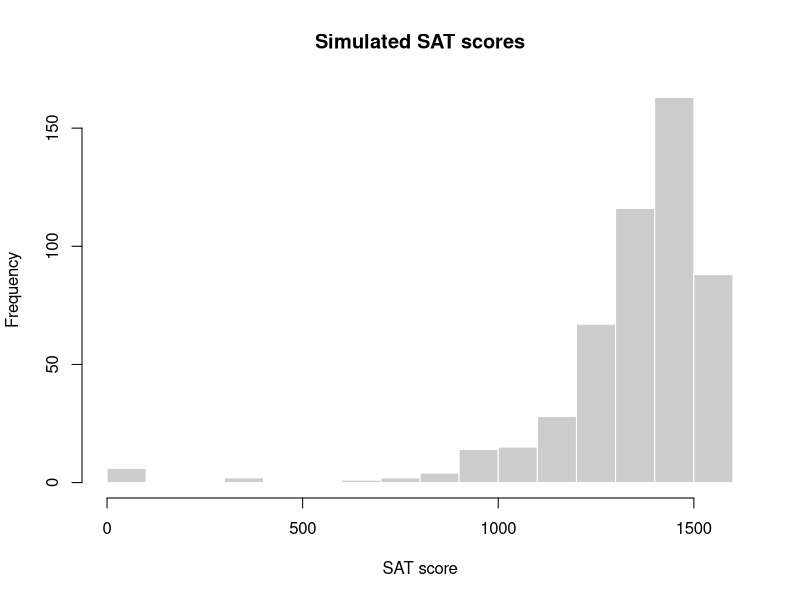
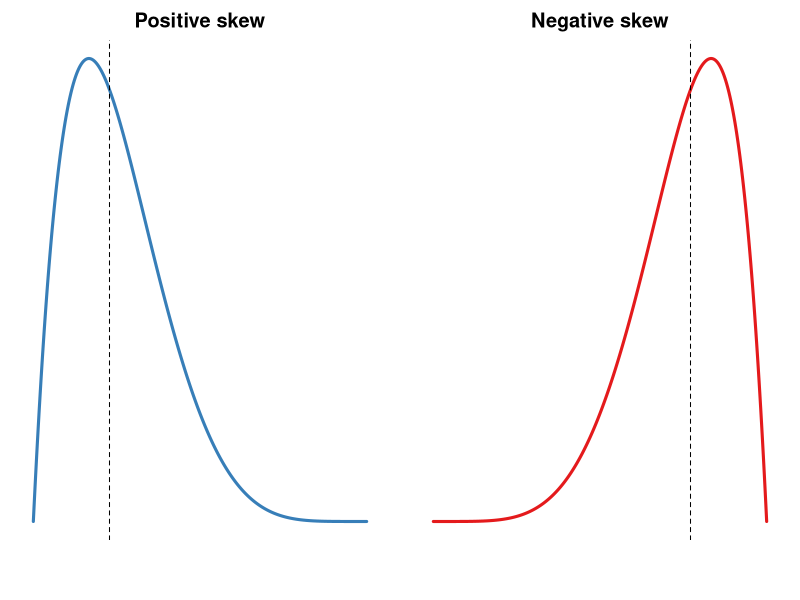
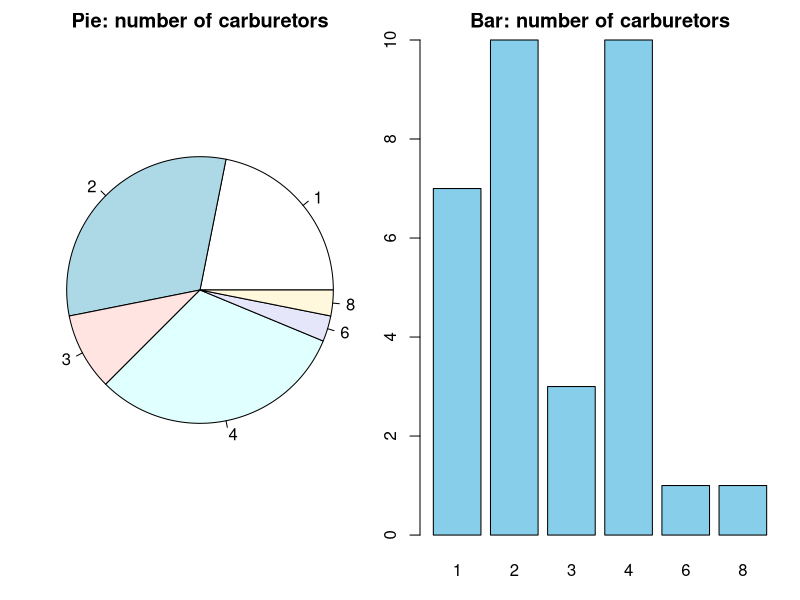

The R source for these figures, in order:
## ---- chunk 1
c(2, 3, 12, 4, 4)
## ---- chunk 2
c(2, 3, 12, 4, 4)
## ---- chunk 3
c(2, 3, 12, 4, 4)
## ---- chunk 4
c(2, 3, 12, 4, 4)
## ---- chunk 5
mode_func <- function(x) {
  sort(table(x), decreasing = T)[1]
}
## ---- chunk 6
c(2, 3, 12, 4, 4)
## ---- chunk 7
#| echo: false
#| fig-width: 4
#| fig-height: 4
set.seed(2020)
sat <- round(1600 - rgamma(500, shape = 2, scale = 120))
sat <- pmin(pmax(sat, 400), 1600)
sat <- c(sat, rep(0, 6))
hist(sat, breaks = 20, col = "grey80", border = "white",
     main = "Simulated SAT scores", xlab = "SAT score")
## ---- chunk 8
#| echo: false
#| fig-width: 8
#| fig-height: 3
#| fig-align: center
par(mfrow = c(1, 2), mar = c(3, 1, 2, 1))
x <- seq(0, 1, length.out = 400)
plot(x, dbeta(x, 2, 6), type = "l", lwd = 3, col = "#377EB8",
     axes = FALSE, xlab = "", ylab = "", main = "Positive skew")
abline(v = qbeta(0.5, 2, 6), lty = 2)
plot(x, dbeta(x, 6, 2), type = "l", lwd = 3, col = "#E41A1C",
     axes = FALSE, xlab = "", ylab = "", main = "Negative skew")
abline(v = qbeta(0.5, 6, 2), lty = 2)
## ---- chunk 9
#| echo: false
#| fig-width: 10
#| fig-height: 4
par(mfrow = c(1, 2))
pie(table(mtcars$carb), main = "Pie: number of carburetors")
barplot(table(mtcars$carb), main = "Bar: number of carburetors",
        xlab = "Carburetors", ylab = "Frequency", col = "skyblue")
